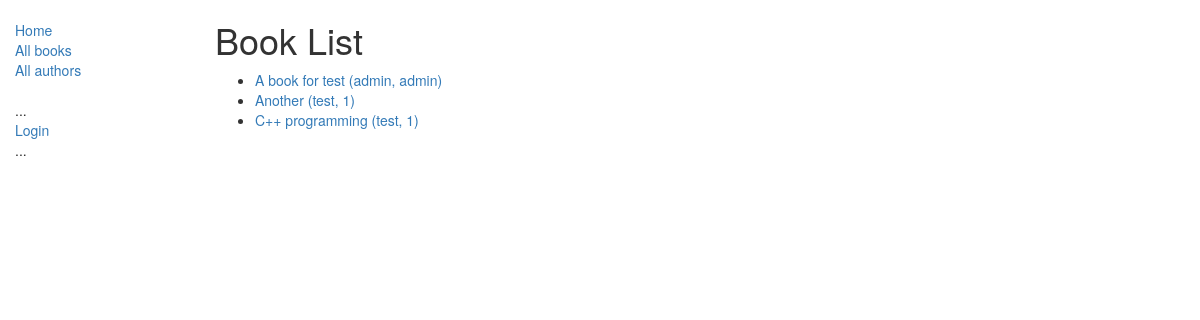
Before: /catalog/books/ with the older database file.
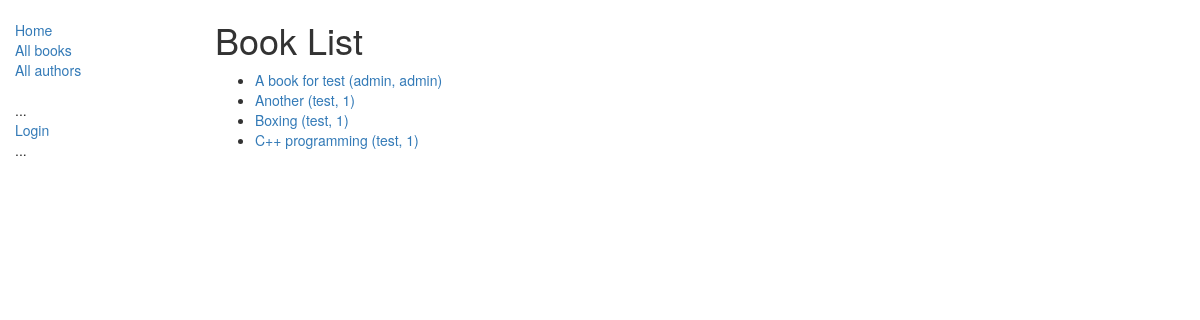
After: the same page with the newer database file.
### catalog/models.py (models this page shows, shortened)
class Book(models.Model):
    title = models.CharField(max_length=200);
    author = models.ForeignKey('Author', on_delete=models.SET_NULL, null=True);
    summary = models.TextField(max_length=1000, help_text="Enter a brief description");
    isbn = models.CharField('ISBN', max_length=13, help_text='13 Character <a href="https://www.isbn-international.org/content/what-isbn">ISBN number</a>');
    genre = models.ManyToManyField(Genre, help_text="Select a genre for this book");
    language = models.ForeignKey('Language', on_delete=models.SET_NULL, null=True);
    def display_genre(self):
        """
        Creates a string for the Genre. This is required to display genre in Admin.
        """
        return ', '.join([genre.name for genre in self.genre.all()[:3]]);
    display_genre.short_description = 'Genre';
    def get_absolute_url(self):
        return reverse('book-detail', args=[str(self.id)]);
    class Meta:
        ordering = ["title"];

class Author(models.Model):
    first_name = models.CharField(max_length=100);
    last_name = models.CharField(max_length=100);
    date_of_birth = models.DateField(null=True, blank=True);
    date_of_death = models.DateField('died', null=True, blank=True);
    def get_absolute_url(self):
        return reverse('author-detail', args=[str(self.id)]);
    def __str__(self):
        return '%s, %s' % (self.last_name, self.first_name);
    class Meta:
        ordering = ["first_name"];

### catalog/views.py (the view)
class BookListView(generic.ListView):
    model = Book;
    paginate_by = 10;

### catalog/templates/catalog/book_list.html
{% extends "base_generic.html" %}
{% block content %}
    <h1>Book List</h1>
    {% if book_list %}
    <ul>
      {% for book in book_list %}
      <li>
        <a href="{{ book.get_absolute_url }}">{{ book.title }}</a> <a href="{{ book.author.get_absolute_url }}">({{book.author}})</a>
      </li>
      {% endfor %}
    </ul>
    {% else %}
      <p>There are no books in the library.</p>
    {% endif %}
{% endblock %}

Changed rows visible on the page:
added Book: title "Boxing", author "test, 1"
